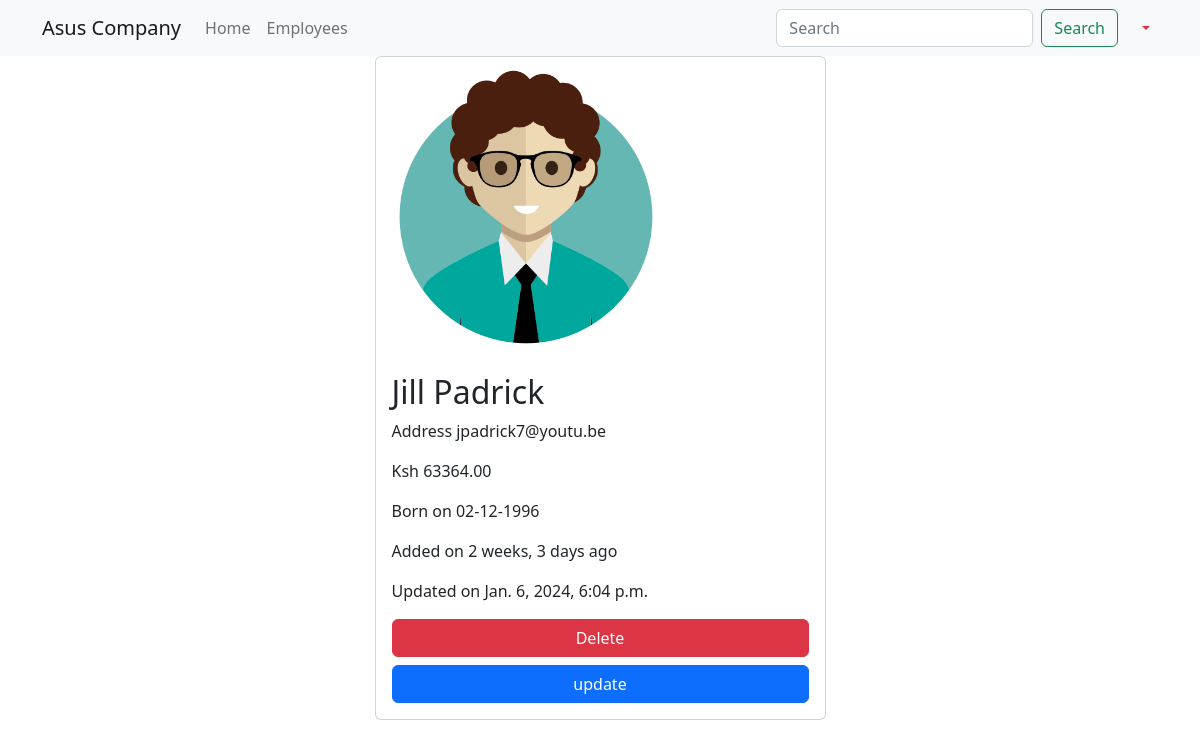
The page /employees/8 (signed in) on the database its author committed.
### main_app/models.py (models this page shows, shortened)
class Employee(models.Model):
    name = models.CharField(max_length=40)
    email = models.EmailField(unique=True)
    dob = models.DateField(null=True)
    salary = models.DecimalField(max_digits=7, decimal_places=2)
    disabled = models.BooleanField(default=False)
    profile_picture = models.ImageField(upload_to=unique_img_name, null=True, default='employees/employee.png')
    created_at = models.DateTimeField(auto_now_add=True, null=True)
    updated_at = models.DateTimeField(auto_now=True, null=True)

### main_app/views.py (the view)
# urls.py: path('employees/<int:emp_id>', views.employee_details, name='details'),
@login_required
@permission_required('main_app.view_employee', raise_exception=True)
def employee_details(request, emp_id):
    employee = Employee.objects.get(pk=emp_id)
    return render(request, 'employee_details.html', {'employee': employee})

### templates/employee_details.html (shortened to what this page needs)
{% extends 'base_template.html' %}
{% load humanize %}
{% block content %}
{% include 'navbar.html' %}
    <div class="container">
        <div class="row justify-content-center">
            <div class="col-sm-5">
                <div class="card">
                    {% if employee.profile_picture %}
                        <img src="{{ employee.profile_picture.url }}" height="300" width="300" alt="">
                    {% endif %}
                    <div class="card-body">
                        <h2 class="card-title">{{ employee.name }}</h2>
                        <p class="card-text">Address {{ employee.email }}</p>
                        <p class="card-text">Ksh {{ employee.salary }}</p>
                        <p class="card-text">Born on {{ employee.dob | date:'d-m-Y'}}</p>
                        <p class="card-text">Added on {{ employee.created_at | naturaltime }}</p>
                        <p class="card-text">Updated on {{ employee.updated_at }}</p>
                          {% if perms.main_app.delete_employee %}
                          	    <a href="{% url 'delete' employee.id %}" class="btn btn-danger w-100">Delete</a>
                          {% endif %}
                       {% if perms.main_app.change_employee%}
                           <a href="{% url 'update' employee.id %}" class="btn btn-primary w-100 mt-2">update</a>
                       {% endif %}
                    </div>
                </div>
            </div>
        </div>
    </div>
{% endblock %}

### rows shown on the page
Employee: profile_picture (picture), name "Jill Padrick", email "jpadrick7@youtu.be", salary "63364.00", dob "02-12-1996", created_at "2 weeks, 3 days ago", updated_at "Jan. 6, 2024, 6:04 p.m."
